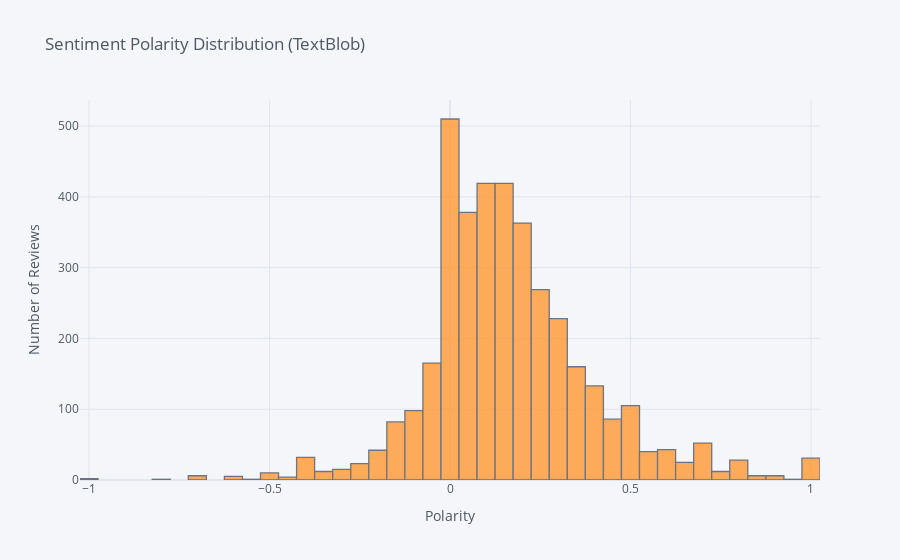

The code cell stored with this chart in its notebook:
### Markdown cell above
### Distrubution of Sentiment Polarity

### Code cell
df['polarity'].iplot(kind='hist', bins = 50, 
                     xTitle='Polarity', 
                     yTitle='Number of Reviews',
                    title='Sentiment Polarity Distribution (TextBlob)')

### Figure 1 — Plotly figure (JSON) as saved in the notebook; plotly's stock layout.template omitted (floating-point values rounded to 4 significant figures; data arrays with more than 128 entries replaced by an {"elided": "..."} marker saying what was removed)
{"data": [{"histfunc": "count", "histnorm": "", "marker": {"color": "rgba(255, 153, 51, 1.0)", "line": {"color": "#4D5663", "width": 1.3}}, "name": "polarity", "nbinsx": 50, "opacity": 0.8, "orientation": "v", "type": "histogram", "x": {"elided": "3812 float values"}}], "layout": {"barmode": "overlay", "legend": {"bgcolor": "#F5F6F9", "font": {"color": "#4D5663"}}, "paper_bgcolor": "#F5F6F9", "plot_bgcolor": "#F5F6F9", "title": {"font": {"color": "#4D5663"}, "text": "Sentiment Polarity Distribution (TextBlob)"}, "xaxis": {"gridcolor": "#E1E5ED", "showgrid": true, "tickfont": {"color": "#4D5663"}, "title": {"font": {"color": "#4D5663"}, "text": "Polarity"}, "zerolinecolor": "#E1E5ED"}, "yaxis": {"gridcolor": "#E1E5ED", "showgrid": true, "tickfont": {"color": "#4D5663"}, "title": {"font": {"color": "#4D5663"}, "text": "Number of Reviews"}, "zerolinecolor": "#E1E5ED"}}}
